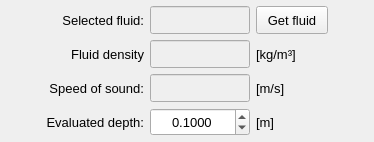
           <widget class="QFrame" name="frame_fluid_info">
            <property name="maximumSize">
             <size>
              <width>16777215</width>
              <height>160</height>
             </size>
            </property>
            <property name="frameShape">
             <enum>QFrame::Shape::NoFrame</enum>
            </property>
            <property name="frameShadow">
             <enum>QFrame::Shadow::Raised</enum>
            </property>
            <layout class="QGridLayout" name="gridLayout_18">
             <property name="leftMargin">
              <number>6</number>
             </property>
             <property name="topMargin">
              <number>6</number>
             </property>
             <property name="rightMargin">
              <number>6</number>
             </property>
             <property name="bottomMargin">
              <number>6</number>
             </property>
             <item row="2" column="1">
              <widget class="QLabel" name="label_47">
               <property name="minimumSize">
                <size>
                 <width>0</width>
                 <height>28</height>
                </size>
               </property>
               <property name="maximumSize">
                <size>
                 <width>16777215</width>
                 <height>28</height>
                </size>
               </property>
               <property name="font">
                <font>
                 <pointsize>10</pointsize>
                </font>
               </property>
               <property name="text">
                <string>Speed of sound:</string>
               </property>
               <property name="alignment">
                <set>Qt::AlignmentFlag::AlignRight|Qt::AlignmentFlag::AlignTrailing|Qt::AlignmentFlag::AlignVCenter</set>
               </property>
              </widget>
             </item>
             <item row="3" column="2">
              <widget class="QDoubleSpinBox" name="doubleSpinBox_evaluated_depth">
               <property name="minimumSize">
                <size>
                 <width>100</width>
                 <height>28</height>
                </size>
               </property>
               <property name="maximumSize">
                <size>
                 <width>100</width>
                 <height>28</height>
                </size>
               </property>
               <property name="font">
                <font>
                 <pointsize>10</pointsize>
                </font>
               </property>
               <property name="alignment">
                <set>Qt::AlignmentFlag::AlignCenter</set>
               </property>
               <property name="decimals">
                <number>4</number>
               </property>
               <property name="minimum">
                <double>0.001000000000000</double>
               </property>
               <property name="maximum">
                <double>100.000000000000000</double>
               </property>
               <property name="singleStep">
                <double>0.050000000000000</double>
               </property>
               <property name="value">
                <double>0.100000000000000</double>
               </property>
              </widget>
             </item>
             <item row="0" column="3">
              <widget class="QPushButton" name="pushButton_get_fluid">
               <property name="minimumSize">
                <size>
                 <width>72</width>
                 <height>28</height>
                </size>
               </property>
               <property name="maximumSize">
                <size>
                 <width>72</width>
                 <height>28</height>
                </size>
               </property>
               <property name="font">
                <font>
                 <pointsize>10</pointsize>
                </font>
               </property>
               <property name="text">
                <string>Get fluid</string>
               </property>
               <property name="autoDefault">
                <bool>false</bool>
               </property>
              </widget>
             </item>
             <item row="0" column="2">
              <widget class="QLineEdit" name="lineEdit_selected_fluid">
               <property name="enabled">
                <bool>false</bool>
               </property>
               <property name="minimumSize">
                <size>
                 <width>100</width>
                 <height>28</height>
                </size>
               </property>
               <property name="maximumSize">
                <size>
                 <width>100</width>
                 <height>28</height>
                </size>
               </property>
               <property name="font">
                <font>
                 <pointsize>10</pointsize>
                </font>
               </property>
               <property name="focusPolicy">
                <enum>Qt::FocusPolicy::ClickFocus</enum>
               </property>
               <property name="text">
                <string/>
               </property>
               <property name="alignment">
                <set>Qt::AlignmentFlag::AlignCenter</set>
               </property>
              </widget>
             </item>
             <item row="3" column="3">
              <widget class="QLabel" name="label_17">
               <property name="font">
                <font>
                 <pointsize>10</pointsize>
                </font>
               </property>
               <property name="text">
                <string>[m]</string>
               </property>
               <property name="alignment">
                <set>Qt::AlignmentFlag::AlignLeading|Qt::AlignmentFlag::AlignLeft|Qt::AlignmentFlag::AlignVCenter</set>
               </property>
              </widget>
             </item>
             <item row="1" column="3">
              <widget class="QLabel" name="label_48">
               <property name="minimumSize">
                <size>
                 <width>0</width>
                 <height>28</height>
                </size>
               </property>
               <property name="maximumSize">
                <size>
                 <width>16777215</width>
                 <height>28</height>
                </size>
               </property>
               <property name="font">
                <font>
                 <pointsize>10</pointsize>
                </font>
               </property>
               <property name="text">
                <string>[kg/m³]</string>
               </property>
               <property name="alignment">
                <set>Qt::AlignmentFlag::AlignLeading|Qt::AlignmentFlag::AlignLeft|Qt::AlignmentFlag::AlignVCenter</set>
               </property>
              </widget>
             </item>
             <item row="0" column="4">
              <spacer name="horizontalSpacer_18">
               <property name="orientation">
                <enum>Qt::Orientation::Horizontal</enum>
               </property>
               <property name="sizeHint" stdset="0">
                <size>
                 <width>40</width>
                 <height>20</height>
                </size>
               </property>
              </spacer>
             </item>
             <item row="1" column="1">
              <widget class="QLabel" name="label_36">
               <property name="minimumSize">
                <size>
                 <width>0</width>
                 <height>28</height>
                </size>
               </property>
               <property name="maximumSize">
                <size>
                 <width>16777215</width>
                 <height>28</height>
                </size>
               </property>
               <property name="font">
                <font>
                 <pointsize>10</pointsize>
                </font>
               </property>
               <property name="text">
                <string>Fluid density</string>
               </property>
               <property name="alignment">
                <set>Qt::AlignmentFlag::AlignRight|Qt::AlignmentFlag::AlignTrailing|Qt::AlignmentFlag::AlignVCenter</set>
               </property>
              </widget>
             </item>
             <item row="3" column="1">
              <widget class="QLabel" name="label_51">
               <property name="minimumSize">
                <size>
                 <width>0</width>
                 <height>28</height>
                </size>
               </property>
               <property name="maximumSize">
                <size>
                 <width>16777215</width>
                 <height>28</height>
                </size>
               </property>
               <property name="font">
                <font>
                 <pointsize>10</pointsize>
                </font>
               </property>
               <property name="text">
                <string>Evaluated depth:</string>
               </property>
               <property name="alignment">
                <set>Qt::AlignmentFlag::AlignRight|Qt::AlignmentFlag::AlignTrailing|Qt::AlignmentFlag::AlignVCenter</set>
               </property>
              </widget>
             </item>
             <item row="0" column="1">
              <widget class="QLabel" name="label_31">
               <property name="minimumSize">
                <size>
                 <width>0</width>
                 <height>28</height>
                </size>
               </property>
               <property name="maximumSize">
                <size>
                 <width>16777215</width>
                 <height>28</height>
                </size>
               </property>
               <property name="font">
                <font>
                 <pointsize>10</pointsize>
                </font>
               </property>
               <property name="text">
                <string>Selected fluid:</string>
               </property>
               <property name="alignment">
                <set>Qt::AlignmentFlag::AlignRight|Qt::AlignmentFlag::AlignTrailing|Qt::AlignmentFlag::AlignVCenter</set>
               </property>
              </widget>
             </item>
             <item row="0" column="0">
              <spacer name="horizontalSpacer_14">
               <property name="orientation">
                <enum>Qt::Orientation::Horizontal</enum>
               </property>
               <property name="sizeHint" stdset="0">
                <size>
                 <width>40</width>
                 <height>20</height>
                </size>
               </property>
              </spacer>
             </item>
             <item row="2" column="2">
              <widget class="QLineEdit" name="lineEdit_speed_of_sound">
               <property name="enabled">
                <bool>false</bool>
               </property>
               <property name="minimumSize">
                <size>
                 <width>100</width>
                 <height>28</height>
                </size>
               </property>
               <property name="maximumSize">
                <size>
                 <width>100</width>
                 <height>28</height>
                </size>
               </property>
               <property name="font">
                <font>
                 <pointsize>10</pointsize>
                </font>
               </property>
               <property name="focusPolicy">
                <enum>Qt::FocusPolicy::ClickFocus</enum>
               </property>
               <property name="text">
                <string/>
               </property>
               <property name="alignment">
                <set>Qt::AlignmentFlag::AlignCenter</set>
               </property>
              </widget>
             </item>
             <item row="2" column="3">
              <widget class="QLabel" name="label_49">
               <property name="minimumSize">
                <size>
                 <width>0</width>
                 <height>28</height>
                </size>
               </property>
               <property name="maximumSize">
                <size>
                 <width>16777215</width>
                 <height>28</height>
                </size>
               </property>
               <property name="font">
                <font>
                 <pointsize>10</pointsize>
                </font>
               </property>
               <property name="text">
                <string>[m/s]</string>
               </property>
               <property name="alignment">
                <set>Qt::AlignmentFlag::AlignLeading|Qt::AlignmentFlag::AlignLeft|Qt::AlignmentFlag::AlignVCenter</set>
               </property>
              </widget>
             </item>
             <item row="1" column="2">
              <widget class="QLineEdit" name="lineEdit_fluid_density">
               <property name="enabled">
                <bool>false</bool>
               </property>
               <property name="minimumSize">
                <size>
                 <width>100</width>
                 <height>28</height>
                </size>
               </property>
               <property name="maximumSize">
                <size>
                 <width>100</width>
                 <height>28</height>
                </size>
               </property>
               <property name="font">
                <font>
                 <pointsize>10</pointsize>
                </font>
               </property>
               <property name="focusPolicy">
                <enum>Qt::FocusPolicy::ClickFocus</enum>
               </property>
               <property name="text">
                <string/>
               </property>
               <property name="alignment">
                <set>Qt::AlignmentFlag::AlignCenter</set>
               </property>
              </widget>
             </item>
            </layout>
           </widget>
